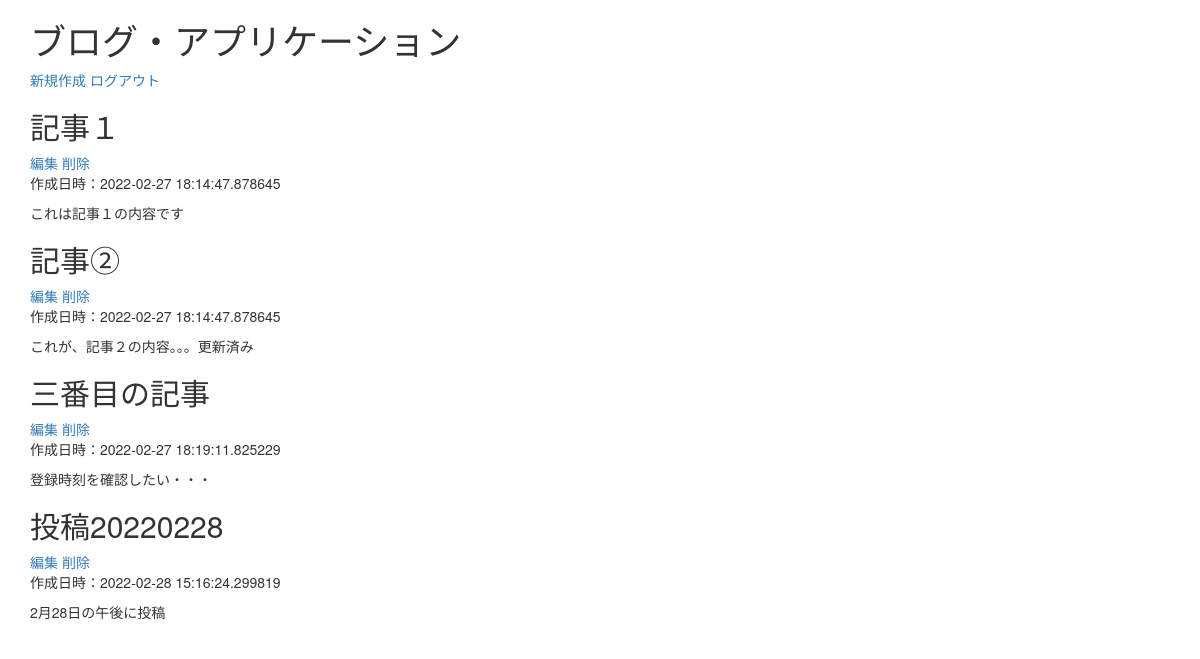
Screenshot of / (signed in) with the database file from the repository.
### app.py (models this page shows)
class Post(db.Model):
    id = db.Column(db.Integer, primary_key=True)
    title = db.Column(db.String(50),  nullable=False)
    body = db.Column(db.String(300),  nullable=False)
    created_at = db.Column(db.DateTime, nullable=False,
                    default=datetime.now(pytz.timezone('Asia/Tokyo')))

### app.py (the view)
@app.route("/", methods=['GET', 'POST'])
@login_required
def index():
    if request.method == 'GET':
        posts = Post.query.all()
        return render_template('index.html', posts=posts)

### app.py (called while the page is built)
@login_manager.user_loader
def load_user(user_id):
    return User.query.get(user_id)

### templates/index.html (shortened to what this page needs)
{% extends "bootstrap/base.html" %}
{% block content %}
<div class="container">
    <h1>ブログ・アプリケーション</h1>
    <a href="/create" role="button">新規作成</a>
    <a href="/logout" role="button">ログアウト</a>
    {% for post in posts %}
    <article>
        <h2>{{ post.title }}</h2>
        <a href="/{{post.id}}/update" role="button">編集</a>
        <a href="/{{post.id}}/delete" role="button">削除</a>
        <p>作成日時：{{ post.created_at }}</p>
        <p>{{ post.body }}</p>
    </article>
    {% endfor %}
</div>
{% endblock %}

### rows the page displays
Post: title "記事１", created_at "2022-02-27 18:14:47.878645", body "これは記事１の内容です"
Post: title "記事②", created_at "2022-02-27 18:14:47.878645", body "これが、記事２の内容。。。更新済み"
Post: title "三番目の記事", created_at "2022-02-27 18:19:11.825229", body "登録時刻を確認したい・・・"
Post: title "投稿20220228", created_at "2022-02-28 15:16:24.299819", body "2月28日の午後に投稿"
